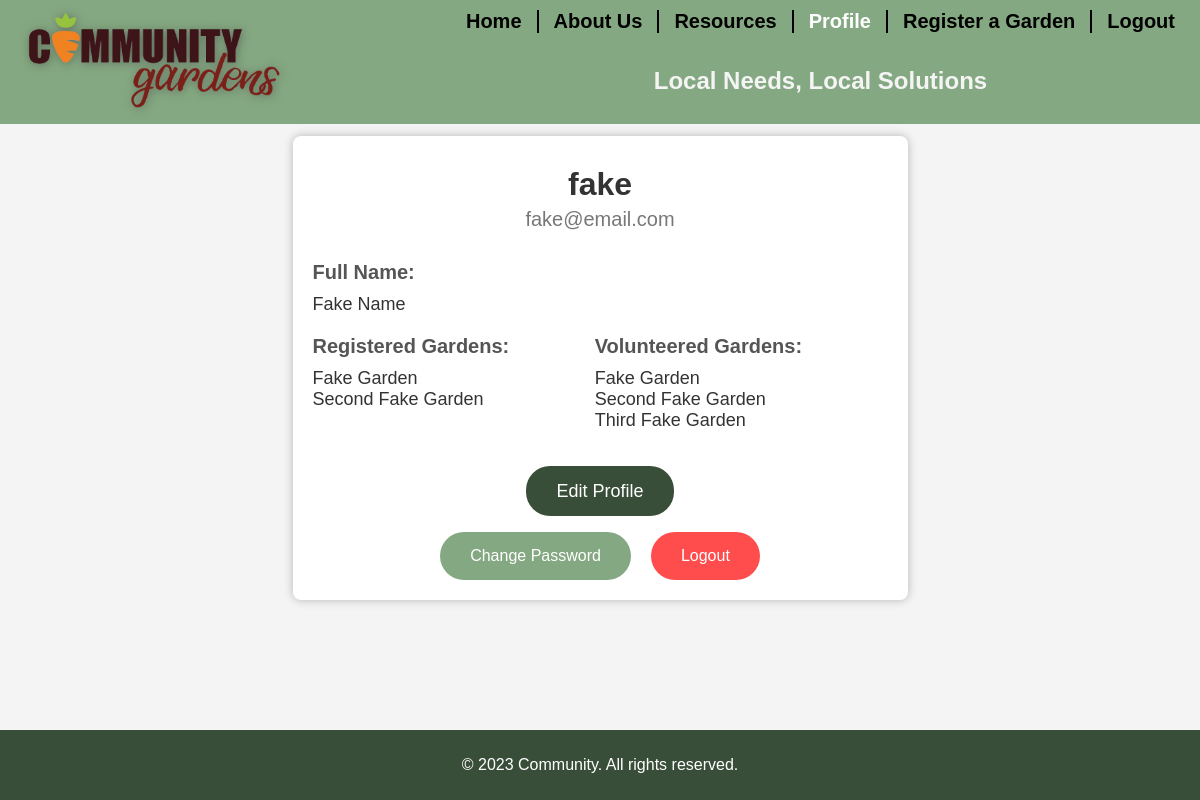
/profile/fake (signed in), run on the app's committed database.
### community_garden/models.py (models this page shows, shortened)
class User(db.Model, UserMixin):
    id            = db.Column( db.Integer(),            primary_key=True            )
    name          = db.Column( db.String( length=50 ),  nullable=False              )
    username      = db.Column( db.String( length=20 ),  nullable=False, unique=True )
    email         = db.Column( db.String( length=65 ),  nullable=False, unique=True )
    password_hash = db.Column( db.String( length=60 ),  nullable=False              )
    administered_gardens = db.relationship( 'Garden', backref='admin', lazy=True )
    volunteered_gardens = db.relationship('Garden', secondary=user_garden_volunteer, backref='volunteer_list', lazy=True)
    @property
    def password(self):
        return self.password

class Garden(db.Model):
    id                 = db.Column( db.Integer (            ), primary_key=True                        )
    name               = db.Column( db.String  ( length=50  ), nullable=False                          )
    street_address     = db.Column( db.String  ( length=70  ), nullable=False,           unique=True   )
    city               = db.Column( db.String  ( length=35  ), nullable=False                          )
    state              = db.Column( db.String  ( length=2   )                                          )
    zip_code           = db.Column( db.String  ( length=5   )                                          )
    hours_of_operation = db.Column( db.String  ( length=70  ), nullable=False                          )
    wish_list          = db.Column( db.String  ( length=200 )                                          )
    description        = db.Column( db.String  ( length=500 ), unique=True                             )
    donation_link      = db.Column( db.String  ( length=500 ))
    admin_id           = db.Column( db.Integer (            ), db.ForeignKey('user.id'), nullable=False)  # Foreign key to User
    photo              = db.Column( db.String  ( length=100 ), nullable=False,           unique=True   )
    volunteers = db.Relationship('User', secondary=user_garden_volunteer, viewonly=True)

### community_garden/routes.py (the view)
@app.route('/profile/<username>')
@login_required
def profile_page(username):
    if username != current_user.username:
        return redirect(url_for('profile_page', username=current_user.username))
    return render_template('profile_page.html', username=current_user.username)

### community_garden/models.py (called while the page is built)
@login_manager.user_loader
def load_user(user_id):
    return User.query.get(int(user_id))

### community_garden/templates/profile_page.html (shortened to what this page needs)
{% extends 'base.html' %}
{% block style %}
    {{ super() }}
    <link rel="stylesheet" href="{{ url_for('static',filename='css/profile.css')}}">
{% endblock %}
{% block content %}
<div class="profile-container">
    <div class="profile-header">
        <h1>{{ current_user.username }}</h1>
        <p>{{ current_user.email }}</p>
    </div>
    <div class="profile-details">
        <div class="detail">
            <label>Full Name:</label>
            <p>{{ current_user.name }}</p>
        </div>
        <div class="garden-details">
            <div class="detail">
                <label>Registered Gardens:</label>
                {% for garden in current_user.administered_gardens %}
                <p>{{ garden.name }}</p>
                {% endfor %}
            </div>
            <div class="detail">
                <label>Volunteered Gardens:</label>
                {% for garden in current_user.volunteered_gardens %}
                <p>{{ garden.name }}</p>
                {% endfor %}
            </div>
        </div>
    </div>
    <div class="edit-profile">
        <a href="#" class="edit-profile-btn">Edit Profile</a>
    </div>
    <div class="profile-options">
        <a href="#" class="option-btn">Change Password</a>
        <a href="{{ url_for('logout') }}" class="option-btn logout">Logout</a>
    </div>
</div>
{% endblock %}

### community_garden/templates/base.html (shortened to what this page needs)
<!DOCTYPE html>
<html lang="en">
<head>
    {% block style %}
        <link rel="stylesheet" href="{{ url_for('static',filename='css/base.css')}}">
    {% endblock %}
</head>
<body>
    <header>
        <div class="logo">
                <a href="{{ url_for('home_page')}}">
                    <img src="../static/img/header_imgs/logo.png">
                </a>
        </div>
        <div class="right-nav">
            <div class="nav-box">
                <nav>
                    <a href="{{ url_for('home_page')}}">Home</a>
                    <a href="{{ url_for('about_us_page')}}">About Us</a>
                    <a href="{{url_for('resources_page')}}">Resources</a>
                    {% if current_user.is_authenticated %}
                        <a href="{{ url_for('profile_page',username=current_user.username)}}">Profile</a>
                        <a href="{{ url_for('register_garden')}}">Register a Garden</a>
                        <a href="{{ url_for('logout')}}">Logout</a>
                    {% else %}
                        <a href="{{ url_for('login_page')}}">Login</a>
                        <a href="{{ url_for('register_page')}}">Sign up</a>
                    {% endif %}
                </nav>
            </div>
            <h3>Local Needs, Local Solutions</h3>
        </div>
    </header>
    <div class="content">
    {% block content %}
    {% endblock %}
    </div>
    <div class="footer">
        <footer>
            <p>&copy; 2023 Community. All rights reserved.</p>
        </footer>
    </div>
</body>
</html>

### community_garden/static/css/base.css (style rules this page uses)
body { font-family: Arial, sans-serif; margin: 0; padding: 0; display: flex; flex-direction: column; align-items: center; background-color: #f4f4f4; min-height: 100vh; }
.logo img { height: 100px; width: 275px; padding: 10px; -webkit-filter: drop-shadow(1px 1px 5px black) drop-shadow(-1px -1px 5px #637461); filter: drop-shadow(0 0 0 #637461) drop-shadow(1px 1px 5px #637461); }
header { display: flex; justify-content: space-between; background-color: #84a881; color: white; width: 100%; padding: 0; }
.right-nav { display: box; }
.right-nav h3 { color: #f4f4f4; text-align: center; font-size: 1.5em; padding-bottom: 0px; }
.nav-box { display: flex; margin-left: auto; margin-right: 0; padding: 10px; }
nav { display: flex; flex-wrap: wrap; width: 100%; }
nav a { color: black; text-decoration: none; margin: 0; font-weight: bolder; font-size: min(4vw, 20px); padding: 0 15px; transition: background-color 0.3s ease, color 0.3s ease; border-right: 2px solid black; }
nav a:last-child { border-right: none; }
nav a.active { color: white; }
.content { flex: 1; margin-top: 1vw; margin-bottom: 1vw; }
.footer { background-color: #394e38; color: white; text-align: center; padding: 10px 0; width: 100%; }

### community_garden/static/css/profile.css (style rules this page uses)
.profile-container { background-color: white; margin-left: auto; margin-right:auto; padding: 20px; border-radius: 8px; box-shadow: 0 0 10px rgba(0, 0, 0, 0.25); width: min(75vw, 575px); height:fit-content; text-align: center; }
.profile-header { margin-bottom: 30px; }
.profile-header h1 { margin: 10px 0 5px; font-size: 32px; color: #333; }
.profile-header p { margin: 0; color: #777; font-size: 20px; }
.garden-details { display:flex; }
.profile-details { text-align: left; margin-bottom: 30px; }
.detail { margin-right:auto; margin-bottom: 20px; }
.detail label { font-weight: bold; color: #555; display: block; margin-bottom: 10px; font-size: 20px; }
.detail p { margin: 0; color: #333; font-size: 18px; }
.edit-profile { margin-bottom: 30px; }
.edit-profile-btn { background-color: #394e38; color: white; border: none; border-radius: 24px; padding: 15px 30px; font-size: 18px; cursor: pointer; text-decoration: none; transition: background-color 0.3s ease; }
.profile-options { display: flex; justify-content: center; gap: 20px; }
.option-btn { background-color: #84a881; color: white; border: none; border-radius: 24px; padding: 15px 30px; font-size: 16px; cursor: pointer; text-decoration: none; transition: background-color 0.3s ease; }
.option-btn.logout { background-color: #ff4d4d; }

### data on the page
User: username "fake", email "fake@email.com", name "Fake Name"
Garden: name "Fake Garden"
Garden: name "Second Fake Garden"
Garden: name "Third Fake Garden"
